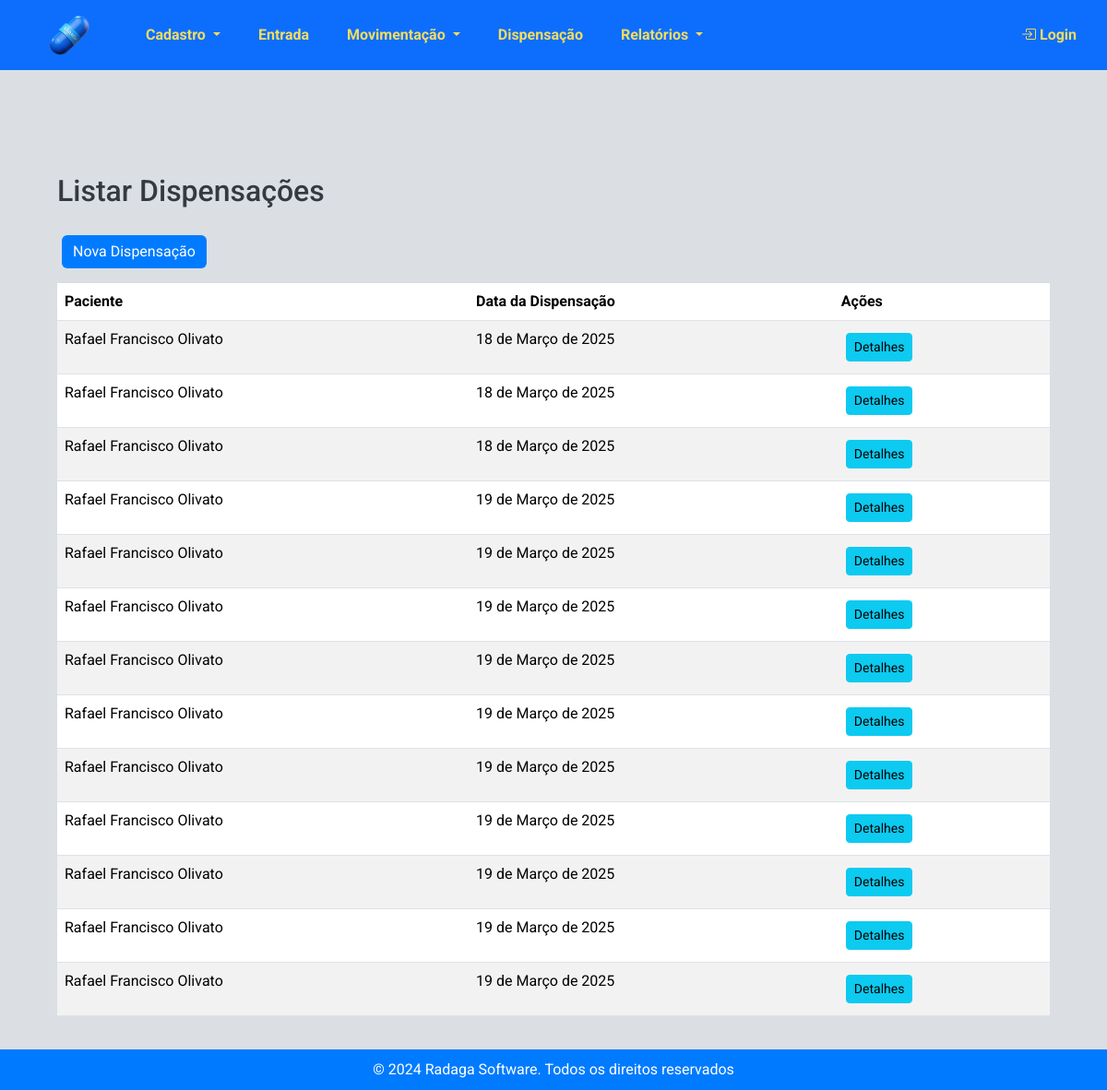
/estoque/dispensacoes/, run on the app's committed database.
### estoque/models.py (models this page shows, shortened)
class Dispensacao(models.Model):
    paciente = models.ForeignKey('Paciente', on_delete=models.CASCADE)
    medico = models.ForeignKey('Medico', on_delete=models.SET_NULL, null=True, blank=True,  verbose_name="Médico")
    outros_prescritores = models.CharField(max_length=255, blank=True, null=True)
    numero_notificacao = models.CharField(max_length=6, blank=True, null=True, verbose_name="Número notificação")
    data_receita = models.DateField(default=timezone.now)
    data_dispensacao = models.DateField(auto_now_add=True)

class Paciente(models.Model):
    nome = models.CharField(max_length=100)
    nome_mae = models.CharField(max_length=100, verbose_name="Nome da mãe")
    cns = models.CharField(max_length=15, unique=True, verbose_name="CNS")
    cpf = models.CharField(max_length=11, unique=True, verbose_name="CPF")
    data_nascimento = models.DateField()

### estoque/views.py (the view)
# urls.py: path('dispensacoes/', views.listar_dispensacoes, name='listar_dispensacoes'),
def listar_dispensacoes(request):
    dispensacoes = Dispensacao.objects.all()
    return render(
        request, "estoque/listar_dispensacoes.html", {"dispensacoes": dispensacoes}
    )

### estoque/templates/estoque/listar_dispensacoes.html (shortened to what this page needs)
{% extends 'estoque/base.html' %}
{% block content %}
<div class="container mt-5">
    <h2 class="mb-4">Listar Dispensações</h2>
    <a href="{% url 'nova_dispensacao' %}" class="btn btn-primary mb-3">Nova Dispensação</a>
    <table class="table table-striped">
        <thead>
            <tr>
                <th>Paciente</th>
                <th>Data da Dispensação</th>
                <th>Ações</th>
            </tr>
        </thead>
        <tbody>
            {% for dispensacao in dispensacoes %}
            <tr>
                <td>{{ dispensacao.paciente.nome }}</td>
                <td>{{ dispensacao.data_dispensacao }}</td>
                <td><a href="{% url 'detalhes_dispensacao' dispensacao.id %}" class="btn btn-info btn-sm">Detalhes</a></td>
            </tr>
            {% endfor %}
        </tbody>
    </table>
</div>
{% endblock %}

### estoque/static/estoque/css/styles.css (style rules this page uses)
html, body { height: 100%; margin: 0; padding: 0; font-family: 'Roboto', sans-serif; background-color: #dbdfe4; color: #343a40; display: flex; flex-direction: column; }
.container { margin-top: 20px; }
.btn-primary { background-color: #007bff; border: none; }
.btn { margin: 5px; }
h1, h2, h3, h4, h5, h6 { font-family: 'Roboto', sans-serif; color: #343a40; margin-bottom: 20px; }
h2 { font-size: 2rem; }

### data on the page
Dispensacao: paciente.nome "Rafael Francisco Olivato", data_dispensacao "18 de Março de 2025"
Dispensacao: paciente.nome "Rafael Francisco Olivato", data_dispensacao "18 de Março de 2025"
Dispensacao: paciente.nome "Rafael Francisco Olivato", data_dispensacao "18 de Março de 2025"
Dispensacao: paciente.nome "Rafael Francisco Olivato", data_dispensacao "19 de Março de 2025"
Dispensacao: paciente.nome "Rafael Francisco Olivato", data_dispensacao "19 de Março de 2025"
Dispensacao: paciente.nome "Rafael Francisco Olivato", data_dispensacao "19 de Março de 2025"
Dispensacao: paciente.nome "Rafael Francisco Olivato", data_dispensacao "19 de Março de 2025"
Dispensacao: paciente.nome "Rafael Francisco Olivato", data_dispensacao "19 de Março de 2025"
Dispensacao: paciente.nome "Rafael Francisco Olivato", data_dispensacao "19 de Março de 2025"
Dispensacao: paciente.nome "Rafael Francisco Olivato", data_dispensacao "19 de Março de 2025"
Dispensacao: paciente.nome "Rafael Francisco Olivato", data_dispensacao "19 de Março de 2025"
Dispensacao: paciente.nome "Rafael Francisco Olivato", data_dispensacao "19 de Março de 2025"
Dispensacao: paciente.nome "Rafael Francisco Olivato", data_dispensacao "19 de Março de 2025"
